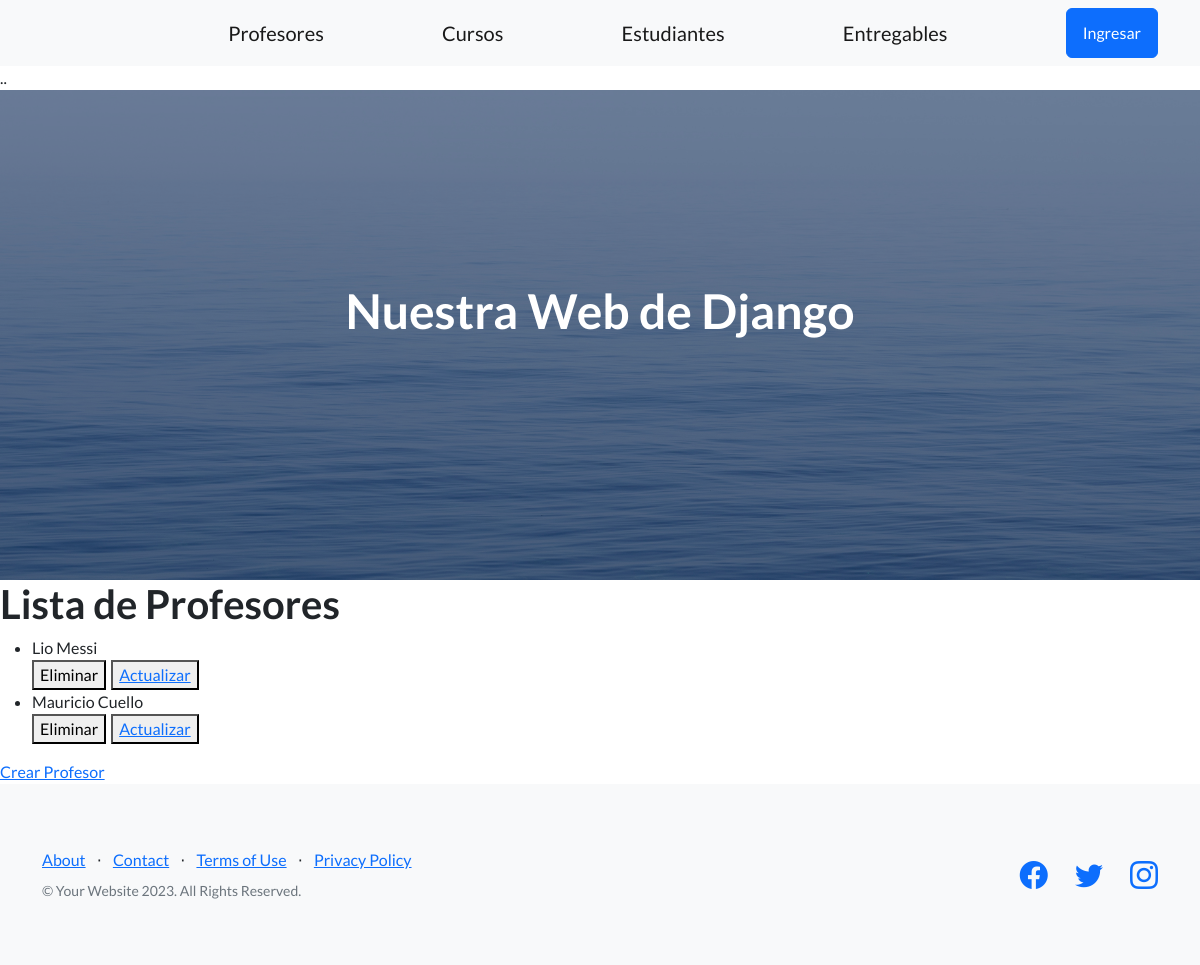
Page /app-coder/lista-profesores/ on the committed database.
### AppCoder/models.py (models this page shows)
class Profesor(models.Model):
  nombre = models.CharField(max_length=30)
  apellido = models.CharField(max_length=30)
  email = models.EmailField()
  profesion = models.CharField(max_length=30)
  cursos = models.ManyToManyField(Curso)
  def __str__(self):
    return f'{self.nombre} {self.apellido}'

### AppCoder/views.py (the view)
# urls.py: path('lista-profesores/', lista_profesores, name='ListaProfesores'),
def lista_profesores(req):
  mis_profesores = Profesor.objects.all()
  return render(req, "leer_profesores.html", {"profesores": mis_profesores})

### AppCoder/templates/leer_profesores.html
{% extends 'padre.html' %}
{% block contenidoQueCambia %}
<h1>Lista de Profesores</h1>
<ul>
  {% for profesor in profesores %}
    <li>
      {{profesor}}
    </li>
    <div style="display: flex; column-gap: 5px;">
      <form action="{% url 'EliminaProfesor' profesor.id %}" method="post">{% csrf_token %}
        <button type="submit"> Eliminar </button>
      </form>
      <button>
        <a href="{% url 'EditaProfesor' profesor.id %}"> Actualizar </a>
      </button>
    </div>
  {% endfor %}
</ul>
<a href="{% url 'CreaProfesor' %}">Crear Profesor</a>
{% endblock contenidoQueCambia %}

### rows in the picture
Profesor: nombre+apellido "Lio Messi"
Profesor: nombre+apellido "Mauricio Cuello"
